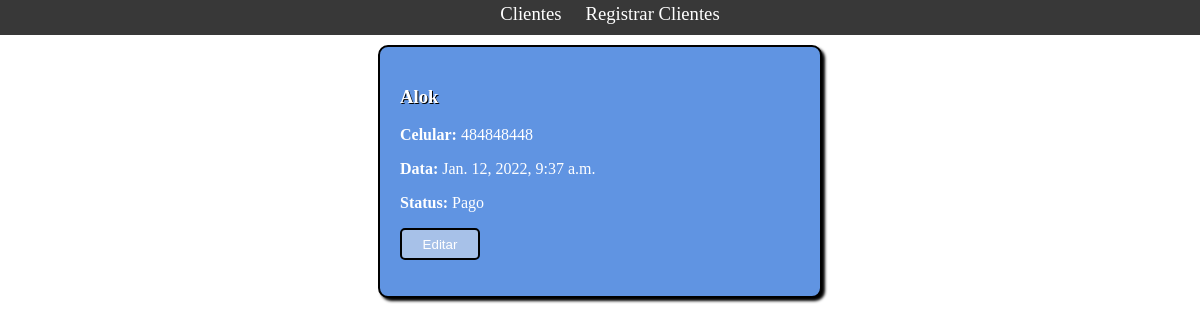
Page /cliente/20 on the committed database.
### main/models.py (models this page shows, shortened)
class Cliente(models.Model):
    STATUS = [
        ('Pago','Pago'),
        ('Devendo','Devendo'),
    ]
    nome = models.CharField(max_length=50)
    celular = models.CharField(max_length=50)
    data = models.DateTimeField(auto_now_add=True)
    estado = models.CharField(
        max_length=7,
        choices=STATUS,
        )

### main/views.py (the view)
# urls.py: path('cliente/<int:id>',views.ClientesView, name = 'ClientesView'),
def ClientesView(request,id):
    cliente = get_object_or_404(Cliente, pk=id)
    return render(request,'main/cliview.html',{'cliente':cliente})

### main/templates/main/cliview.html (shortened to what this page needs)
{% extends 'base.html' %}
{% block content %}
    <h3>{{cliente.nome}}</h3>
    <div class="cliente-info">
        <span> <b>Celular:</b>  {{cliente.celular}}</span>
        <span> <b>Data:</b> {{cliente.data}}</span>
        <span> <b>Status:</b> {{cliente.estado}}</span>
        <span><a href="/edit/{{cliente.id}}"><button value="Editar" class="botao">Editar</button></a></span>
    </div>
{% endblock %}

### main/static/css/style.css (style rules this page uses)
body { display: flex; justify-content: center; flex-direction: column; padding: 0; margin: 0; }
.cliente-info { display: flex; flex-direction: column; }
.cliente-info span { margin-bottom: 1rem; }
.botao { color: white; background-color: #A7C1E8; border: 2px solid black; border-radius: 5px; width: 5rem; height: 2rem; margin: auto; text-align: center; }
a { color: white; text-decoration: none; font-size: 14pt; }
span { color: white; text-decoration: none; }
h3 { color: white; text-shadow: 1px 1px black; }

### rows in the picture
Cliente: nome "Alok", celular "484848448", data "Jan. 12, 2022, 9:37 a.m.", estado "Pago"
